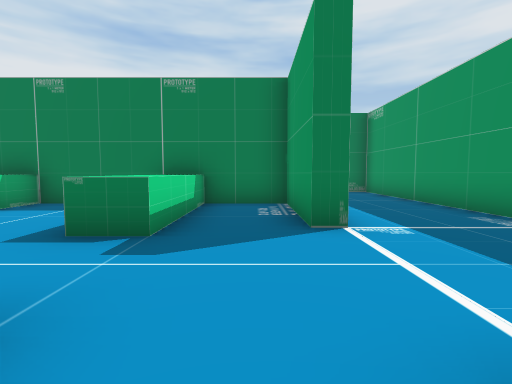
View 1 (above)

24 first-person views from a walk through a Unity game level. The camera is 1.5 m above the floor, tilts 4° down and sees 85° across. The floor is counted in squares, 2 m on a side. Each view is taken from the middle of a square. On the plan, view 1 faces up. The plan holds only what a view shows up to about 10 squares ahead; the rest is blank. The place goes on beyond the plan. The player character is not drawn.

View 2
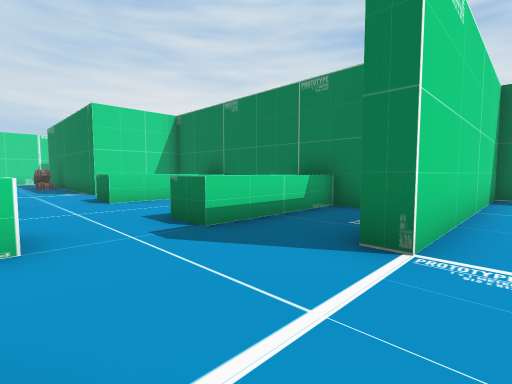

View 3
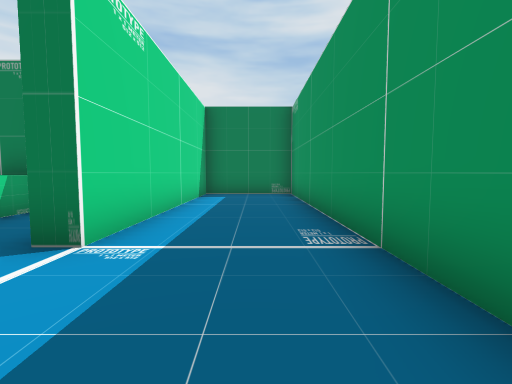

View 4
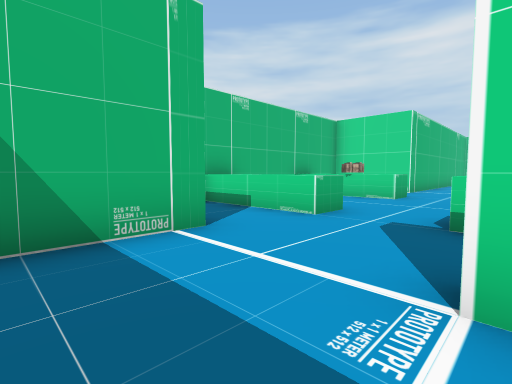

View 5
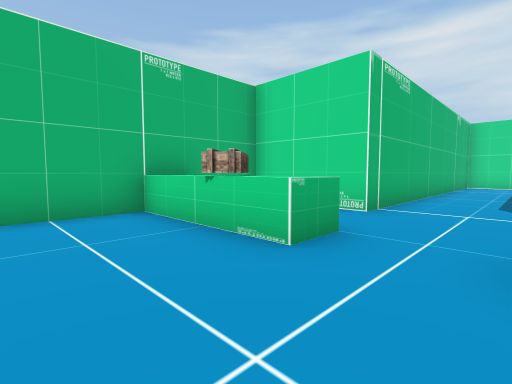

View 6
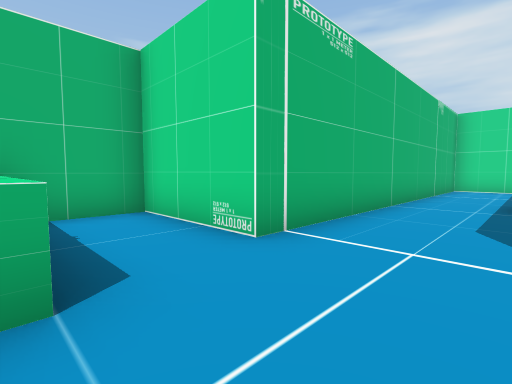

View 7
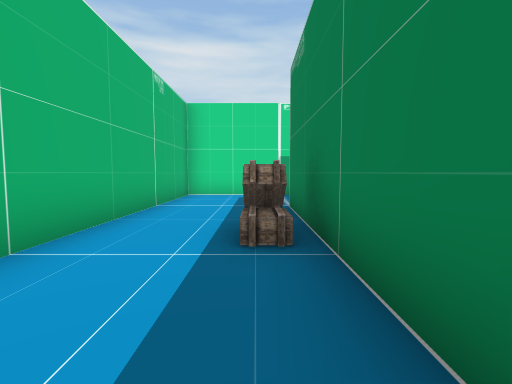

View 8
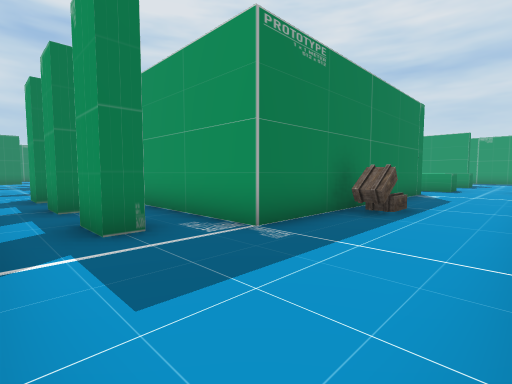

View 9
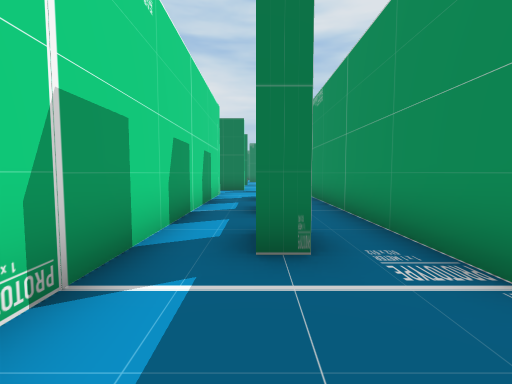

View 10
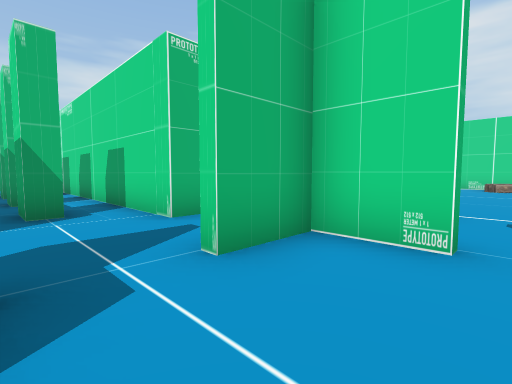

View 11
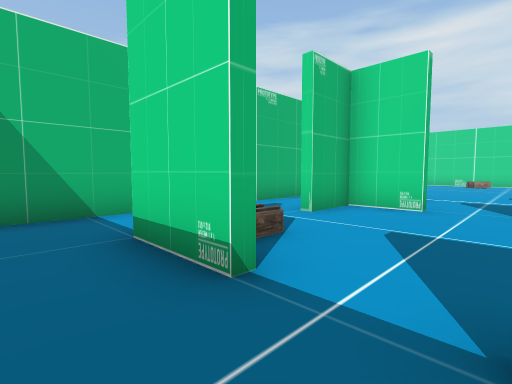

View 12
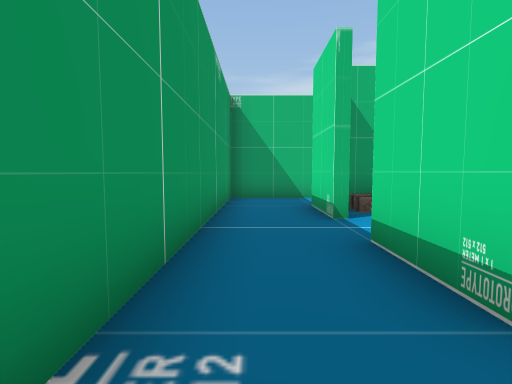

View 13
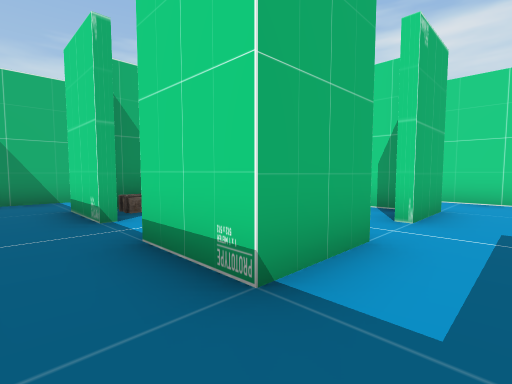

View 14
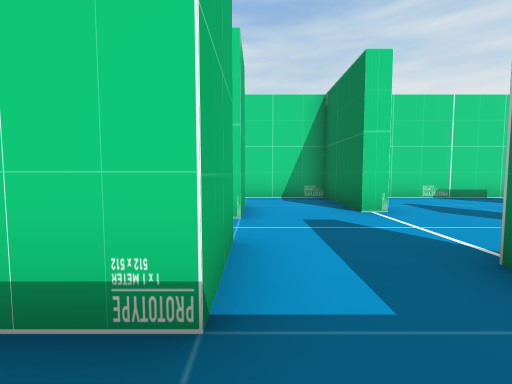

View 15
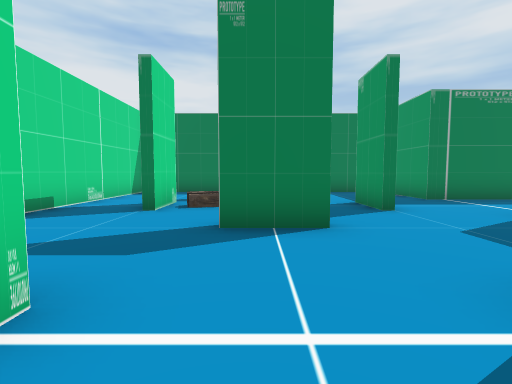

View 16
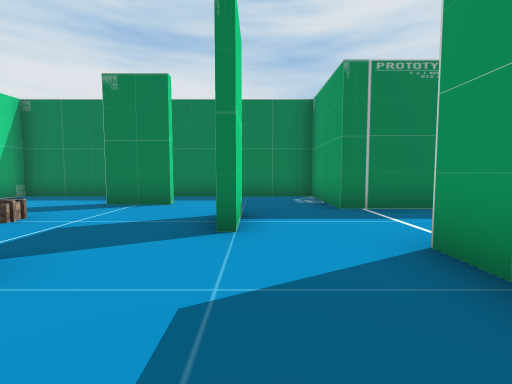

View 17
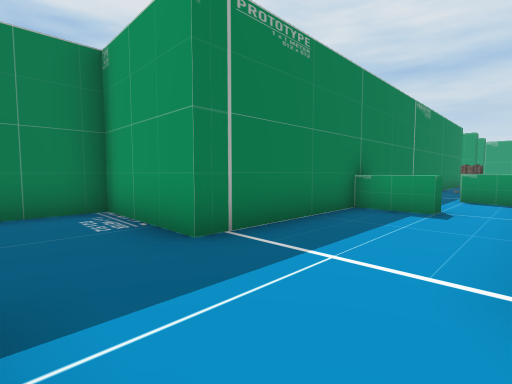

View 18
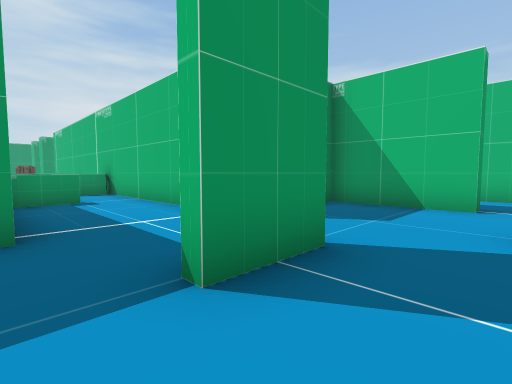

View 19
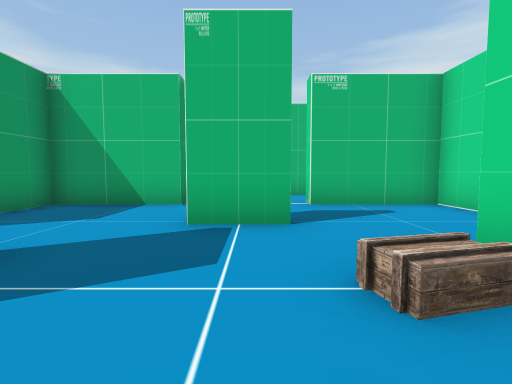

View 20
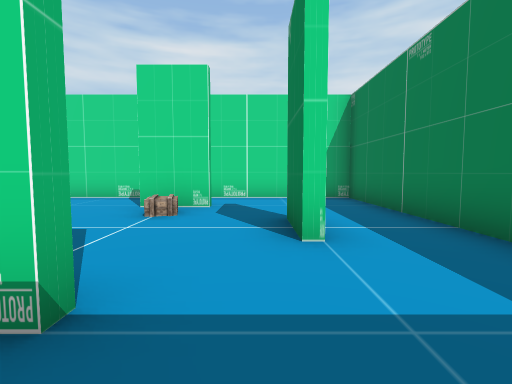

View 21
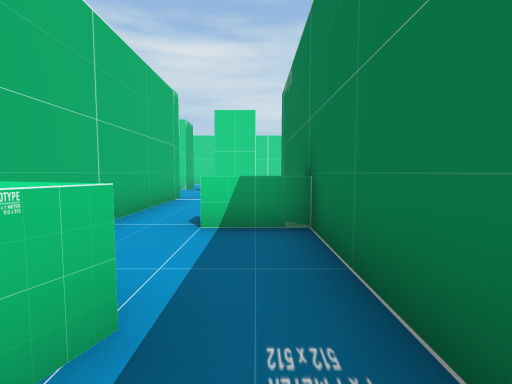

View 22
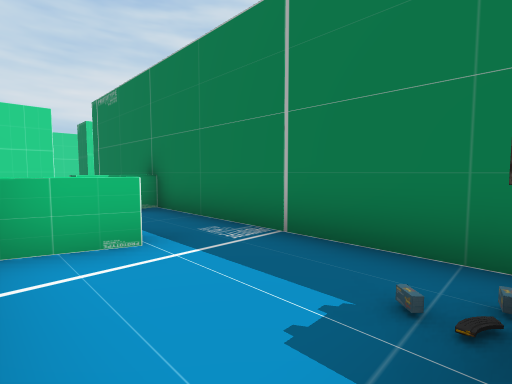

View 23
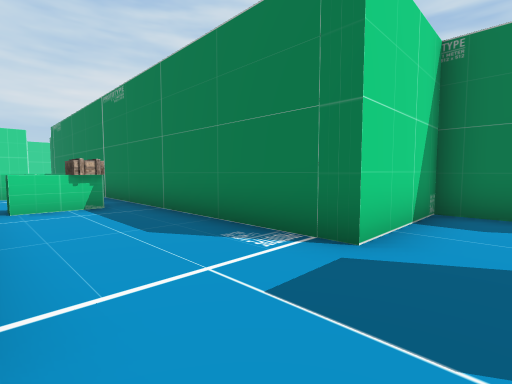

View 24
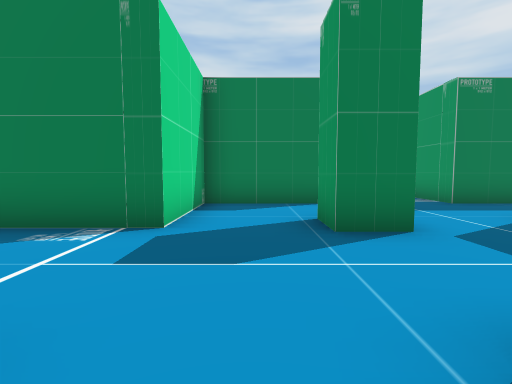

### Floor plan
Key: @ floor where view 1 was taken; # wall or solid block; . floor; = window, fence, low wall or low ledge; ^ raised ledge; C crate; A ammo.
Columns run from 26 left of view 1 to 9 right of it. Each row starts with its distance up from view 1.
 32                                    #
 31    ###########              ####  .#
 30    #.........#              #... ...
 29    #....##...#              #... ...
 28    #.........################...#..
 27    #.............^....AAA.........
 26    #..#C...#........^..^.........
 25    #...............#...........
 24    #....##...########         .
 23    #.........#
 22    #.........#
 21    ####...####
 20    #.........#
 19    #..##..##.#
 18    #  #..  #.#
 17    ...#....#.#
 16 .............#
 15 ......#....#.#
 14       ##..C#.#
 13       .......#
 12      ........#
 11      ##...####             #####
 10       #.#.#                #...#
  9       #...#                #...#
  8       #...#                #...#
  7       #.#.#         ########...#
  6       #...#         ^...^..#...#
  5       #.#.#      #  ^...^..#...#
  4       #...########. ^...^..#...#
  3       #.....CC.................#
  2       #........................#
  1       #.............^...^.....
  0       ############..C...^.@###
 -1                  #..C...^..
 -2                  #..=...=.
 -3                  #########

Where each view was taken, in squares from view 1:
view 1: 0 up, 0 right, facing up
view 2: 1 up, 2 right, facing up-left
view 3: 1 up, 3 right, facing up
view 4: 4 up, 3 right, facing down-left
view 5: 3 up, 3 left, facing down-left
view 6: 3 up, 6 left, facing down-left
view 7: 3 up, 10 left, facing left
view 8: 1 up, 19 left, facing up-right
view 9: 2 up, 18 left, facing up
view 10: 16 up, 17 left, facing down-left
view 11: 17 up, 14 left, facing down-left
view 12: 20 up, 14 left, facing down
view 13: 20 up, 14 left, facing down-left
view 14: 19 up, 14 left, facing left
view 15: 20 up, 18 left, facing up
view 16: 22 up, 15 left, facing up
view 17: 25 up, 15 left, facing up-right
view 18: 28 up, 17 left, facing down-right
view 19: 28 up, 18 left, facing down
view 20: 28 up, 14 left, facing left
view 21: 27 up, 5 left, facing left
view 22: 25 up, 3 left, facing up-left
view 23: 25 up, 4 right, facing up-left
view 24: 24 up, 4 right, facing up
